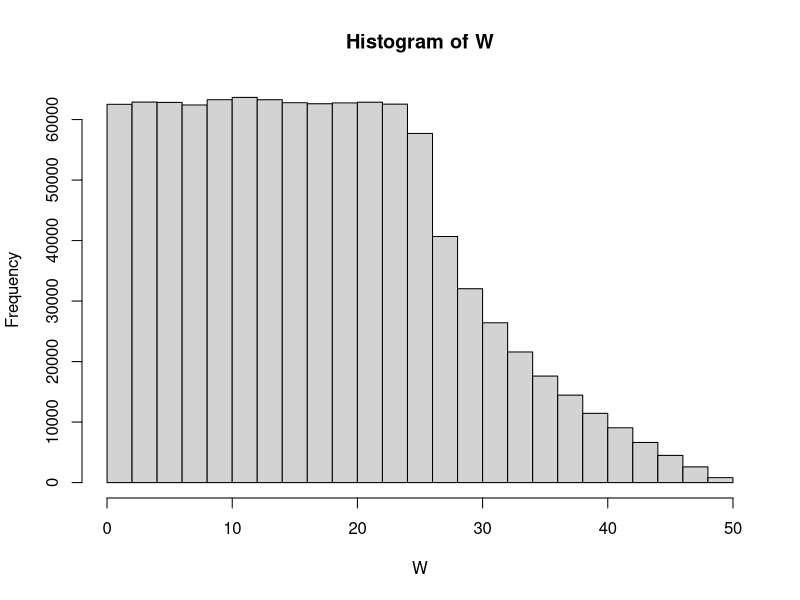
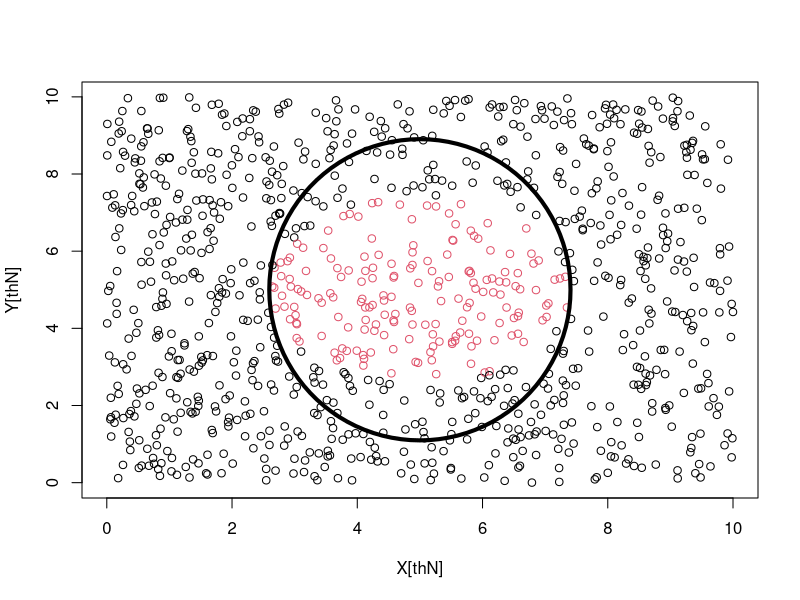
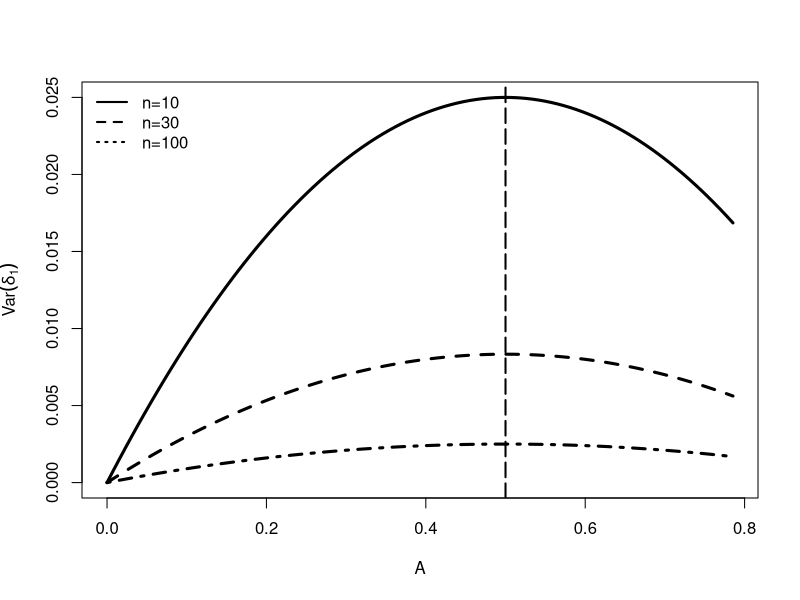

Recreate these plots in R, in order.
N <- 1e6
b <- 10

X <- runif(n = N, min = 0, max = b)
Y <- runif(n = N, min = 0, max = b)


U <- (X-b/2)^2
V <- (Y-b/2)^2
W <- U + V

ecc <- ecdf(W)

hist(W)

F_T <- function(t){
  b <- b + 0i
  t <- t + 0i
  Re(
    (b*sqrt(4*t-b^2) - 4*t*atan(sqrt(4*t-b^2)/b) + 2*pi*t)/(2*b^2)
  )
}

r <- runif(1, 0, b/2)
ecc(r^2)
F_T(r^2)
(pi*r^2)/b^2

thN <- sample(1:N, min(1000, N), replace = FALSE)
plot(X[thN], Y[thN], col = as.numeric(W[thN] <= r^2) + 1)
plotrix::draw.circle(x = b/2, y = b/2, radius = r, lwd = 4)

var_delta <- function(A, u, n){
  sapply(A, function(x) {
    x*(u^2-x)/n  
  })
}
# var_delta <- Vectorize(var_delta)
uu <- 1
curve(var_delta(x, u = uu, n = 10), 0, pi*uu^2/4, lwd = 3,
      ylab = expression(Var(delta[1])), xlab = expression(A))
curve(var_delta(x, u = uu, n = 30), 0, pi*uu^2/4,
      lty = 2, lwd = 3, add = TRUE)
curve(var_delta(x, u = uu, n = 100), 0, pi*uu^2/4,
      lwd = 3, lty = 4, add = TRUE)
abline(v = uu^2/2, lwd = 2, lty = 5)
legend(x = "topleft",
       legend = c("n=10", "n=30", "n=100"),
       lwd = 2, lty = 1:4, col = 1, bty = 'n')

